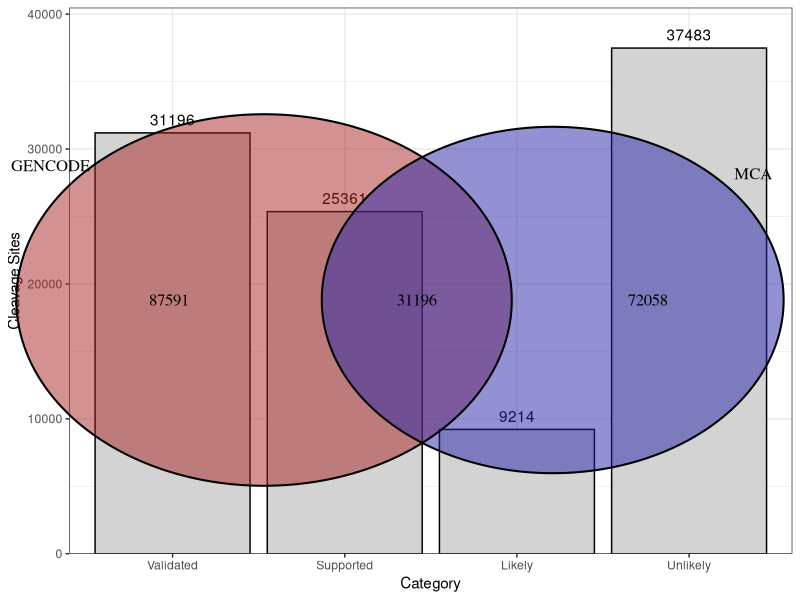
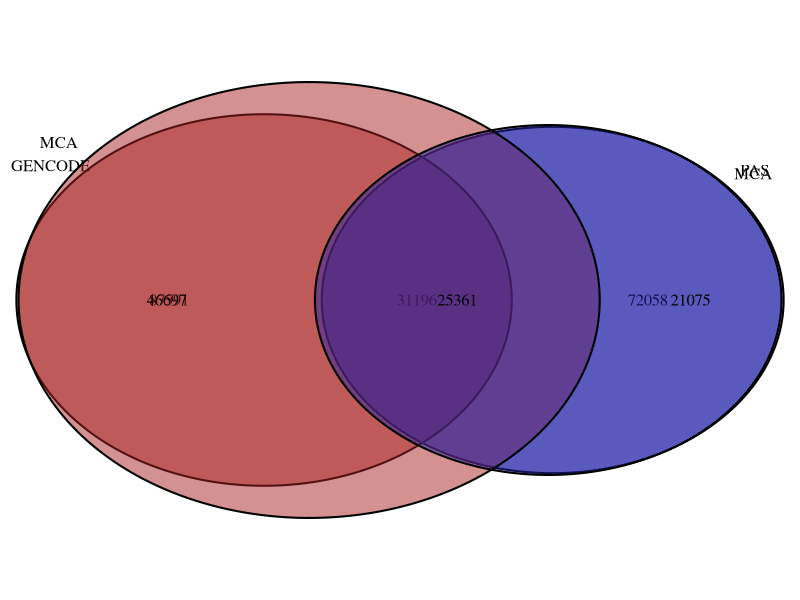
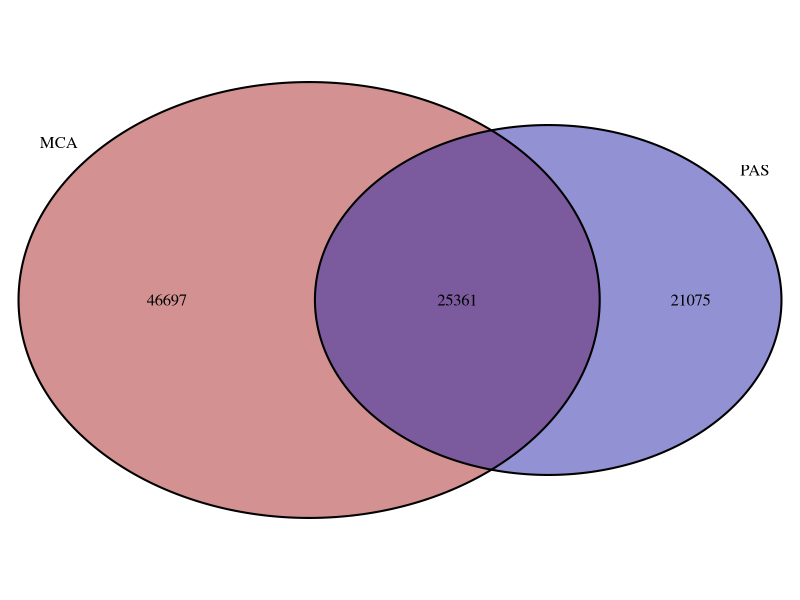
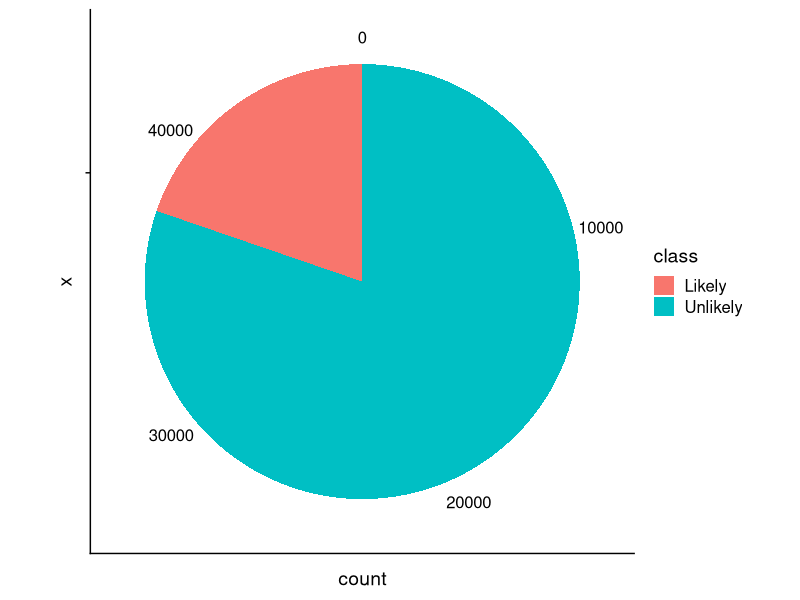
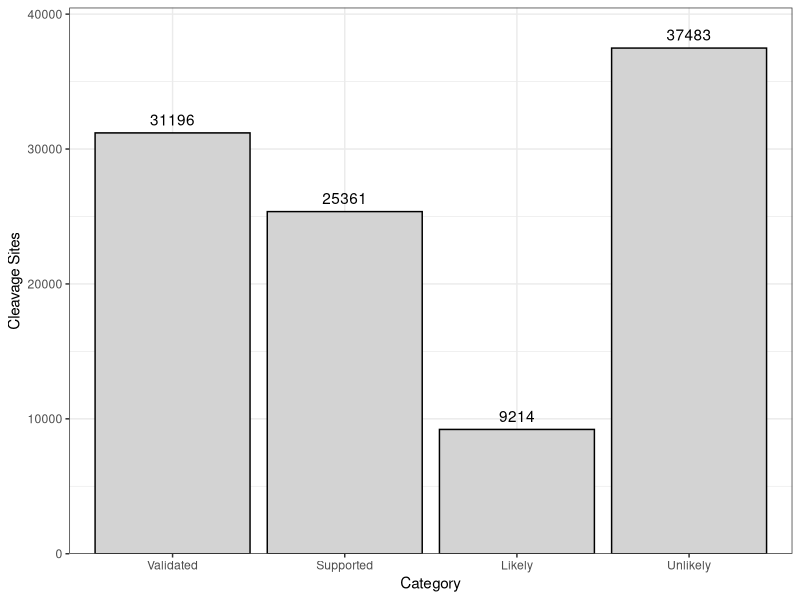
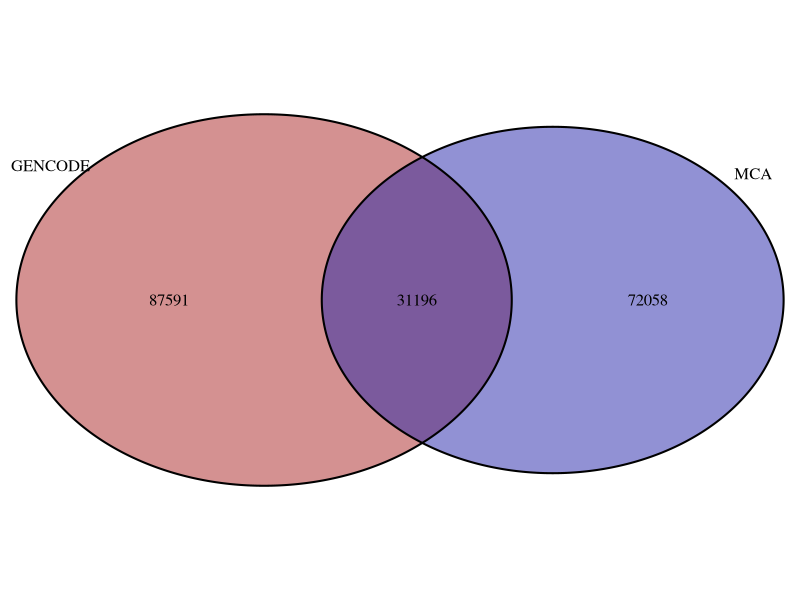
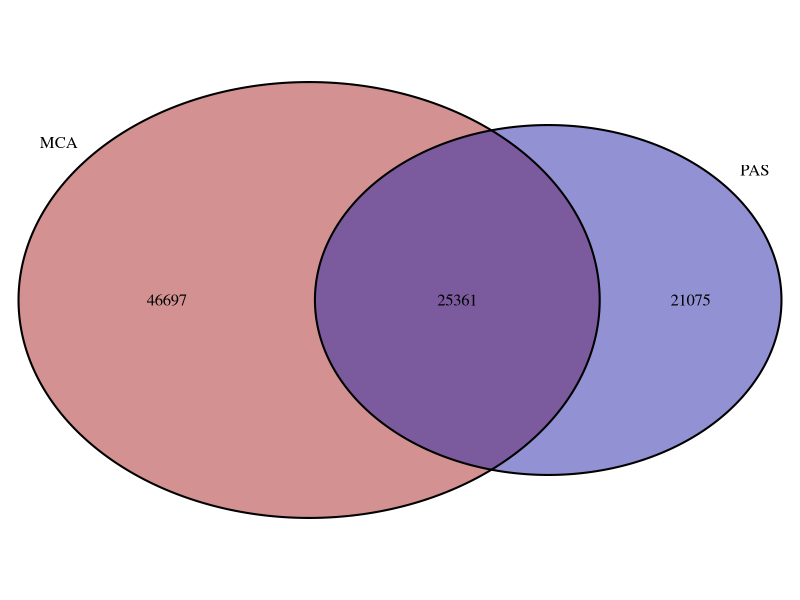
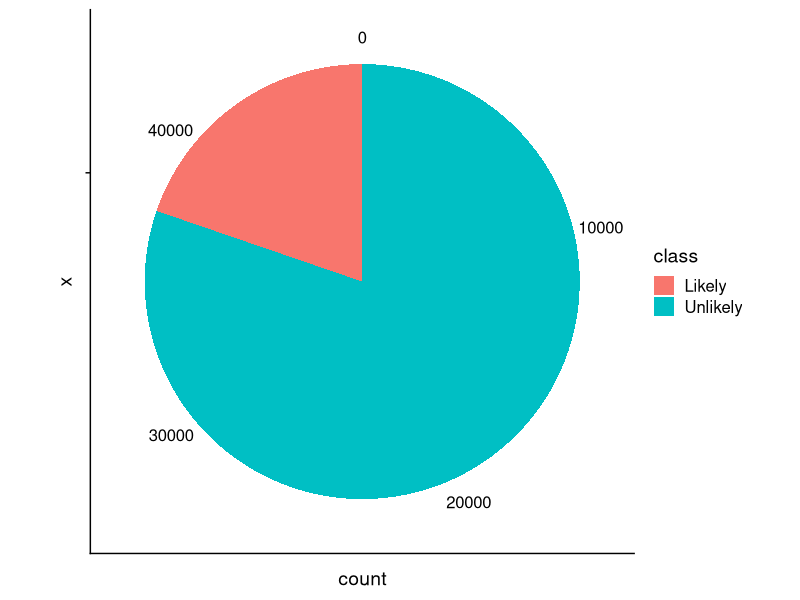

These figures' R source, in order:
## ---- chunk 1
library(magrittr)
library(VennDiagram)
library(tidyverse)
library(cowplot)
## ---- chunk 2
df_cleavage <- tibble(
  class=factor(c("Validated", "Supported", "Likely", "Unlikely"),
               levels=c("Validated", "Supported", "Likely", "Unlikely")),
  count=c(31196, 25361, 9214, 37483)
)

n_mca <- sum(df_cleavage$count)
n_gencode <- 118787
n_pas_ge3 <- 46436
## ---- chunk 3
df_cleavage %>%
  ggplot(aes(x=class, y=count)) +
  geom_bar(stat='identity', color='black', fill='lightgrey') +
  geom_text(aes(label=count), nudge_y=1000) +
  labs(x="Category", y="Cleavage Sites") +
  scale_y_continuous(expand=c(0, 0, 0, 2000)) +
  theme_bw()

ggsave("output/figure1/fig1b-cleavage-site-counts.pdf", width=4, height=4, dpi=300)
## ---- chunk 4
n_intersect <- df_cleavage %>% { .[[which(.$class == "Validated"), "count"]] }
draw.pairwise.venn(n_gencode, n_mca, n_intersect, c("GENCODE", "MCA"),
                   fill=c("#AA2222", "#2222AA")) %>%
  plot_grid()


ggsave("output/figure1/fig1b-mca-gencode-venn.pdf", width=3, height=3, dpi=300)
## ---- chunk 5
n_unvalidated <- df_cleavage %>% { .[which(.$class != "Validated"), "count"] } %>%
  sum()
n_intersect <- df_cleavage %>% { .[[which(.$class == "Supported"), "count"]] }
draw.pairwise.venn(n_unvalidated, n_pas_ge3, n_intersect, c("MCA", "PAS"),
                   scaled=TRUE,
                   fill=c("#AA2222", "#2222AA")) %>%
  plot_grid()


ggsave("output/figure1/fig1b-mca-pas-venn.pdf", width=3, height=3, dpi=300)
## ---- chunk 6
df_cleavage %>%
  filter(class %in% c("Likely", "Unlikely")) %>%
  mutate(share=count/sum(count)) %>%
  ggplot(aes(x="", y=count, fill=class)) +
  geom_col() +
  coord_polar(theta="y") +
  theme_cowplot()
  

ggsave("output/figure1/fig1b-internal-priming-pie.pdf", width=3, height=3, dpi=300)
## ---- chunk 7
sessionInfo()
